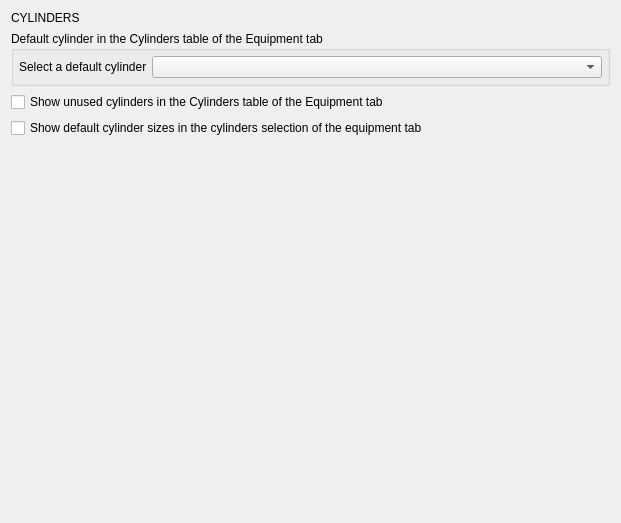
<?xml version="1.0" encoding="UTF-8"?>
<ui version="4.0">
 <class>PreferencesEquipment</class>
 <widget class="QWidget" name="PreferencesEquipment">
  <property name="geometry">
   <rect>
    <x>0</x>
    <y>0</y>
    <width>621</width>
    <height>523</height>
   </rect>
  </property>
  <property name="windowTitle">
   <string>Form</string>
  </property>
  <layout class="QVBoxLayout" name="verticalLayout">

   <item>
    <widget class="QLabel" name="label_cylinders">
     <property name="enabled">
      <bool>true</bool>
     </property>
     <property name="text">
      <string>CYLINDERS</string>
     </property>
    </widget>
   </item>

   <item>
    <widget class="QGroupBox" name="groupBox_6">
     <property name="title">
      <string>Default cylinder in the Cylinders table of the Equipment tab</string>
     </property>
     <layout class="QFormLayout" name="formLayout_6">
      <property name="horizontalSpacing">
       <number>5</number>
      </property>
      <property name="verticalSpacing">
       <number>5</number>
      </property>
      <property name="margin">
       <number>5</number>
      </property>

      <item row="0" column="0">
       <widget class="QLabel" name="label_11">
        <property name="text">
         <string>Select a default cylinder</string>
        </property>
       </widget>
      </item>

      <item row="0" column="1">
       <layout class="QHBoxLayout" name="horizontalLayout_3">
        <item>
         <widget class="QComboBox" name="default_cylinder"/>
        </item>
       </layout>
      </item>

     </layout>
    </widget>
   </item>
   <item>
    <widget class="QCheckBox" name="display_unused_tanks">
     <property name="text">
      <string>Show unused cylinders in the Cylinders table of the Equipment tab</string>
     </property>
    </widget>
   </item>
   <item>
    <widget class="QCheckBox" name="display_default_tank_infos">
     <property name="text">
      <string>Show default cylinder sizes in the cylinders selection of the equipment tab</string>
     </property>
    </widget>
   </item>
   <item>
    <spacer name="verticalSpacer">
     <property name="orientation">
      <enum>Qt::Vertical</enum>
     </property>
     <property name="sizeHint" stdset="0">
      <size>
       <width>20</width>
       <height>40</height>
      </size>
     </property>
    </spacer>
   </item>


  </layout>
 </widget>

 <resources/>
 <connections/>
</ui>
